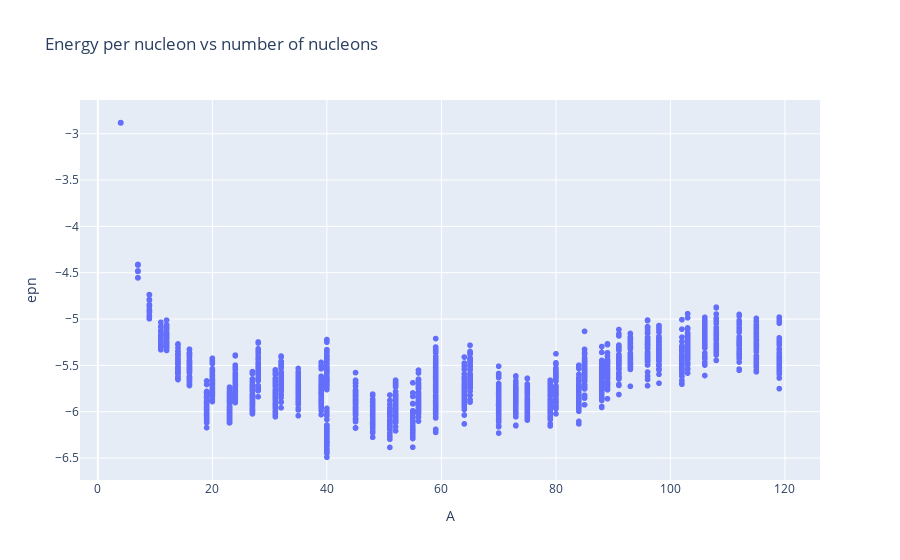

The notebook cell this image was saved under:
### Code cell
px.scatter(dfres, x='A', y='epn', title='Energy per nucleon vs number of nucleons')

### Figure 1 — Plotly figure (JSON) as saved in the notebook; plotly's stock layout.template omitted (floating-point values rounded to 4 significant figures; data arrays with more than 128 entries replaced by an {"elided": "..."} marker saying what was removed)
{"data": [{"hovertemplate": "A=%{x}<br>epn=%{y}<extra></extra>", "legendgroup": "", "marker": {"color": "#636efa", "symbol": "circle"}, "mode": "markers", "name": "", "showlegend": false, "type": "scattergl", "x": {"elided": "2450 int values"}, "xaxis": "x", "y": {"elided": "2450 float values"}, "yaxis": "y"}], "layout": {"legend": {"tracegroupgap": 0}, "title": {"text": "Energy per nucleon vs number of nucleons"}, "xaxis": {"anchor": "y", "domain": [0, 1], "title": {"text": "A"}}, "yaxis": {"anchor": "x", "domain": [0, 1], "title": {"text": "epn"}}}}
